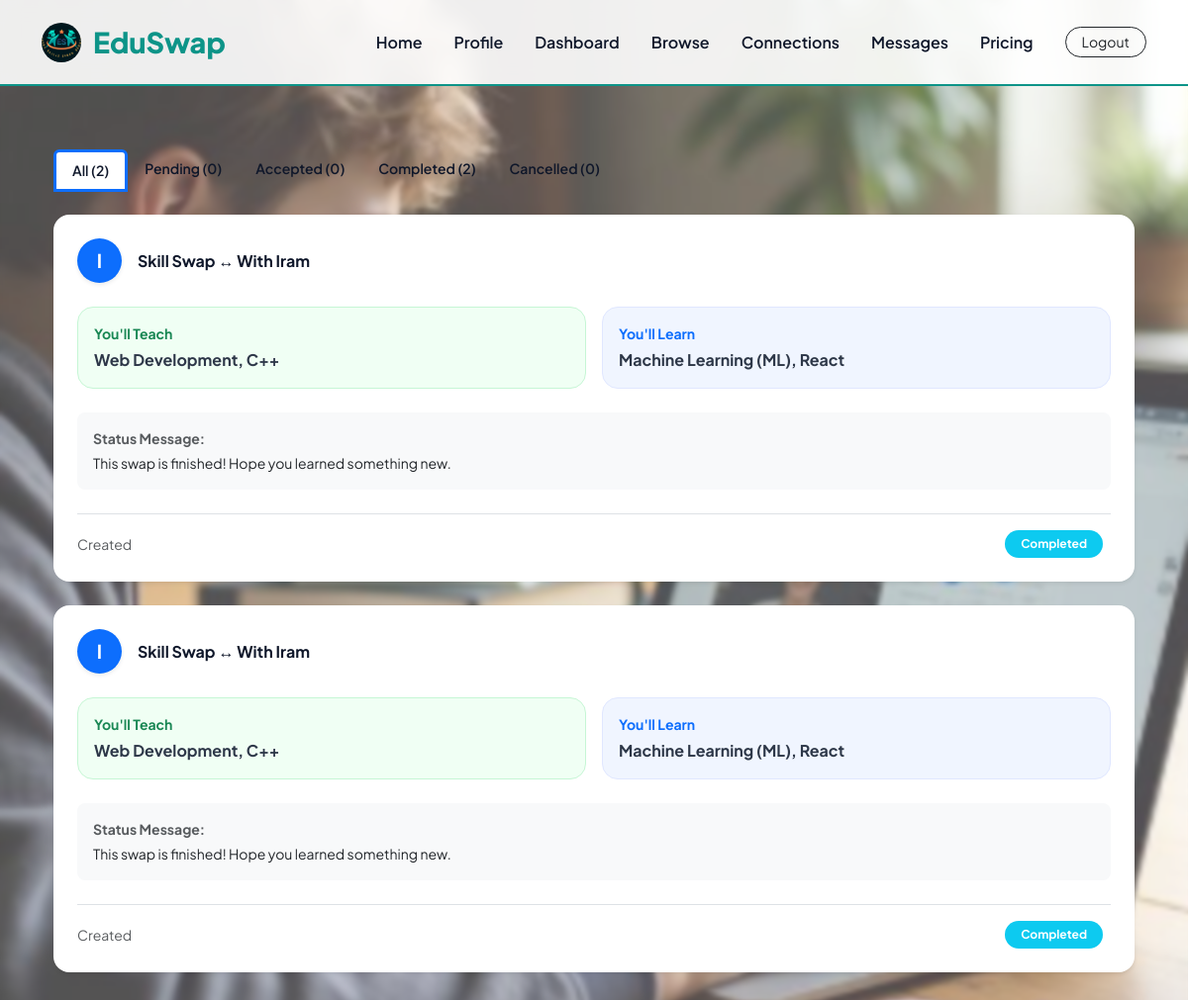
The page /dashboard/ (signed in) on the database its author committed.
### swappy/models.py (models this page shows, shortened)
class Connection(models.Model):
    STATUS_CHOICES = [
        ('pending', 'Pending'),
        ('accepted', 'Accepted'),
        ('rejected', 'Rejected'),
        ('cancelled', 'Cancelled'),
        ('completed', 'Completed'),
    ]
    sender = models.ForeignKey(Student, on_delete=models.CASCADE, related_name='sent_connections')
    receiver = models.ForeignKey(Student, on_delete=models.CASCADE, related_name='received_connections')
    status = models.CharField(max_length=20, choices=STATUS_CHOICES, default='pending')
    created_at = models.DateTimeField(auto_now_add=True)
    is_deleted = models.BooleanField(default=False)
    class Meta:
        unique_together = ('sender', 'receiver')

class Student(models.Model):
    AVAILABILITY_CHOICES = [
        ('morning', 'Morning'),
        ('afternoon', 'Afternoon'),
        ('evening', 'Evening'),
        ('weekends', 'Weekends'),
        ('flexible', 'Flexible'),
    ]
    user = models.OneToOneField(User, on_delete=models.CASCADE, related_name='student')
    bio = models.TextField(blank=True, null=True)
    availability = models.CharField(
        max_length=20,
        choices=AVAILABILITY_CHOICES,
        default='flexible'
    )
    is_premium = models.BooleanField(default=False)
    premium_since = models.DateTimeField(null=True, blank=True) # New Field
    created_at = models.DateTimeField(auto_now_add=True)

class SkillOffer(models.Model):
    PROFICIENCY_CHOICES = [
        ('Beginner', 'Beginner'),
        ('Intermediate', 'Intermediate'),
        ('Advanced', 'Advanced'),
    ]
    student = models.ForeignKey(Student, on_delete=models.CASCADE, related_name='offered_skills')
    skill = models.ForeignKey(Skill, on_delete=models.CASCADE)
    proficiency_level = models.CharField(max_length=20, choices=PROFICIENCY_CHOICES)
    class Meta:
        unique_together = ('student', 'skill')

class Skill(models.Model):
    name = models.CharField(max_length=100, unique=True)

class SkillRequest(models.Model):
    PROFICIENCY_CHOICES = [
        ('Beginner', 'Beginner'),
        ('Intermediate', 'Intermediate'),
        ('Advanced', 'Advanced'),
    ]
    student = models.ForeignKey(Student, on_delete=models.CASCADE, related_name='requested_skills')
    skill = models.ForeignKey(Skill, on_delete=models.CASCADE)
    desired_proficiency = models.CharField(max_length=20, choices=PROFICIENCY_CHOICES)
    class Meta:
        unique_together = ('student', 'skill')

### swappy/views.py (the view, shortened to what this page needs)
# urls.py: path('dashboard/', views.dashboard, name='dashboard'),
@login_required
def dashboard(request):
    student = request.user.student
    status_filter = request.GET.get('status', 'all')
    all_conns = Connection.objects.filter((Q(sender=student) | Q(receiver=student)), is_deleted=False).order_by('-id')
    pending_count = all_conns.filter(status='pending').count()
    active_count = all_conns.filter(status='accepted').count()
    completed_count = all_conns.filter(status='completed').count()
    cancelled_count = all_conns.filter(status__in=['rejected', 'cancelled']).count()
    expiring_soon = False
    if student.is_premium and student.days_left <= 2:
        expiring_soon = True
    if status_filter == 'pending': connections = all_conns.filter(status='pending')
    elif status_filter == 'accepted': connections = all_conns.filter(status='accepted')
    elif status_filter == 'completed': connections = all_conns.filter(status='completed')
    elif status_filter == 'cancelled': connections = all_conns.filter(status__in=['rejected', 'cancelled'])
    else: connections = all_conns
    return render(request, 'dashboard.html', {
        'student': student, 'connections': connections, 'all_count': all_conns.count(),
        'active_count': active_count, 'pending_count': pending_count,
        'completed_count': completed_count, 'cancelled_count': cancelled_count,
        'current_status': status_filter,
        'expiring_soon': expiring_soon,
    })

### swappy/views.py (called while the page is built)
def global_context(request):
    if request.user.is_authenticated:
        try:
            student = request.user.student
            pending_count = Connection.objects.filter(receiver=student, status='pending').count()
            return {'pending_count': pending_count}
        except:
            return {'pending_count': 0}
    return {'pending_count': 0}

### swappy/templates/dashboard.html (shortened to what this page needs)
{% extends 'base.html' %}
{% block content %}
<div class="container py-4">
    <ul class="nav nav-tabs border-0 mb-4 small fw-bold">
        <li class="nav-item">
            <a class="nav-link {% if current_status == 'all' %}active text-dark border-bottom border-3 border-primary{% else %}text-muted{% endif %}" href="?status=all">
                All ({{ all_count }})
            </a>
        </li>
        <li class="nav-item">
            <a class="nav-link {% if current_status == 'pending' %}active text-dark border-bottom border-3 border-primary{% else %}text-muted{% endif %}" href="?status=pending">
                Pending ({{ pending_count }})
            </a>
        </li>
        <li class="nav-item">
            <a class="nav-link {% if current_status == 'accepted' %}active text-dark border-bottom border-3 border-primary{% else %}text-muted{% endif %}" href="?status=accepted">
                Accepted ({{ active_count }})
            </a>
        </li>
        <li class="nav-item">
            <a class="nav-link {% if current_status == 'completed' %}active text-dark border-bottom border-3 border-primary{% else %}text-muted{% endif %}" href="?status=completed">
                Completed ({{ completed_count }})
            </a>
        </li>
        <li class="nav-item">
            <a class="nav-link {% if current_status == 'cancelled' %}active text-dark border-bottom border-3 border-primary{% else %}text-muted{% endif %}" href="?status=cancelled">
                Cancelled ({{ cancelled_count }})
            </a>
        </li>
    </ul>
    <div class="row">
        <div class="col-12">
            {% for conn in connections %}
            <div class="main-card mb-4 p-4 border-0 shadow-sm" style="border-radius: 16px; background: white;">
                <div class="d-flex align-items-center mb-4">
                    <div class="bg-primary text-white rounded-circle d-flex align-items-center justify-content-center fw-bold me-3 shadow-sm" style="width: 45px; height: 45px; font-size: 1.2rem;">
                        {% if conn.sender == student %}
                            {{ conn.receiver.user.username|first|upper }}
                        {% else %}
                            {{ conn.sender.user.username|first|upper }}
                        {% endif %}
                    </div>
                    <div>
                        <h6 class="mb-0 fw-bold">
                            Skill Swap ↔ With
                            {% if conn.sender == student %}
                                {{ conn.receiver.user.username }}
                            {% else %}
                                {{ conn.sender.user.username }}
                            {% endif %}
                        </h6>
                    </div>
                </div>
                <div class="row g-3 mb-4">
                    <div class="col-md-6">
                        <div class="p-3 rounded-4" style="background-color: #f0fff4; border: 1px solid #c6f6d5;">
                            <small class="text-success fw-bold d-block mb-1">You'll Teach</small>
                            <span class="fw-bold" style="color: #2d3748;">
                                {% for offer in student.offered_skills.all %}{{ offer.skill.name }}{% if not forloop.last %}, {% endif %}{% empty %}General Skills{% endfor %}
                            </span>
                        </div>
                    </div>
                    <div class="col-md-6">
                        <div class="p-3 rounded-4" style="background-color: #f0f5ff; border: 1px solid #e0e7ff;">
                            <small class="text-primary fw-bold d-block mb-1">You'll Learn</small>
                            <span class="fw-bold" style="color: #2d3748;">
                                {% for req in student.requested_skills.all %}{{ req.skill.name }}{% if not forloop.last %}, {% endif %}{% empty %}New Skills{% endfor %}
                            </span>
                        </div>
                    </div>
                </div>
                <div class="mb-4 bg-light p-3 rounded-3">
                    <small class="text-muted fw-bold d-block mb-1">Status Message:</small>
                    <p class="mb-0 text-dark small italic">
                        {% if conn.status == 'pending' %}
                            Waiting for a response...
                        {% elif conn.status == 'accepted' %}
                            Connection active! You can now start chatting.
                        {% elif conn.status == 'cancelled' or conn.status == 'rejected' %}
                            This swap request has been cancelled or rejected.
                        {% elif conn.status == 'completed' %}
                            This swap is finished! Hope you learned something new.
                        {% else %}
                            This request has been {{ conn.status }}.
                        {% endif %}
                    </p>
                </div>
                <div class="d-flex justify-content-between align-items-center pt-3 border-top">
                    <small class="text-muted">Created {{ conn.timestamp|date:"d/m/Y" }}</small>
                    <div>
                        <span class="badge rounded-pill
                            {% if conn.status == 'accepted' %}bg-success text-white
                            {% elif conn.status == 'cancelled' or conn.status == 'rejected' %}bg-danger text-white
                            {% elif conn.status == 'completed' %}bg-info text-white
                            {% else %}bg-warning text-dark{% endif %} px-3 py-2 me-2">
                            {{ conn.status|capfirst }}
                        </span>
                    </div>
                </div>
            </div>
            {% endfor %}
        </div>
    </div>
</div>
{% endblock %}

### swappy/templates/base.html (shortened to what this page needs)
{% load static %}
<!DOCTYPE html>
<html lang="en">
<head>
    <link href="https://cdn.jsdelivr.net/npm/bootstrap@5.3.0/dist/css/bootstrap.min.css" rel="stylesheet">
    <link rel="stylesheet" href="https://cdn.jsdelivr.net/npm/bootstrap-icons@1.11.3/font/bootstrap-icons.min.css">
</head>
<body>
<nav class="navbar navbar-expand-lg sticky-top">
    <div class="container">
        <a class="navbar-brand" href="{% if user.is_authenticated %}{% url 'dashboard' %}{% else %}{% url 'home' %}{% endif %}">
            <img src="{% static 'images/logo.png' %}" alt="EduSwap Logo" onerror="this.style.display='none'">
            EduSwap
        </a>
        <div class="collapse navbar-collapse" id="navbarNav">
            <ul class="navbar-nav ms-auto align-items-center">
                <li class="nav-item"><a class="nav-link px-3" href="{% url 'home' %}">Home</a></li>
                {% if user.is_authenticated %}
                    <li class="nav-item">
                        <a class="nav-link px-3 d-flex align-items-center" href="{% url 'profile' %}">
                            Profile
                        </a>
                    </li>
                    <li class="nav-item"><a class="nav-link px-3" href="{% url 'dashboard' %}">Dashboard</a></li>
                    <li class="nav-item"><a class="nav-link px-3" href="{% url 'browse' %}">Browse</a></li>
                    <li class="nav-item">
                        <a class="nav-link px-3 position-relative" href="{% url 'connections' %}">
                            Connections
                        </a>
                    </li>
                    <li class="nav-item"><a class="nav-link px-3" href="{% url 'chat_lobby' %}">Messages</a></li>
                    <li class="nav-item"><a class="nav-link px-3" href="{% url 'subscription' %}">Pricing</a></li>
                    <li class="nav-item">
                        <a href="{% url 'logout' %}" class="btn btn-outline-dark btn-sm rounded-pill ms-lg-3 px-3">Logout</a>
                    </li>
                {% endif %}
            </ul>
        </div>
    </div>
</nav>
<div class="container py-4">
    {% block content %}{% endblock %}
</div>
</body>
</html>

### rows shown on the page
Connection: sender.user.username|first "I", sender.user.username "Iram", shows "This swap is finished! Hope you learned something new.", status "Completed"
SkillOffer: skill.name "Web Development"
SkillOffer: skill.name "C++"
SkillRequest: skill.name "Machine Learning (ML)"
SkillRequest: skill.name "React"
Connection: receiver.user.username|first "I", receiver.user.username "Iram", shows "This swap is finished! Hope you learned something new.", status "Completed"

### other values the page prints
{{ all_count }} "2"
{{ pending_count }} "0"
{{ active_count }} "0"
{{ completed_count }} "2"
{{ cancelled_count }} "0"
